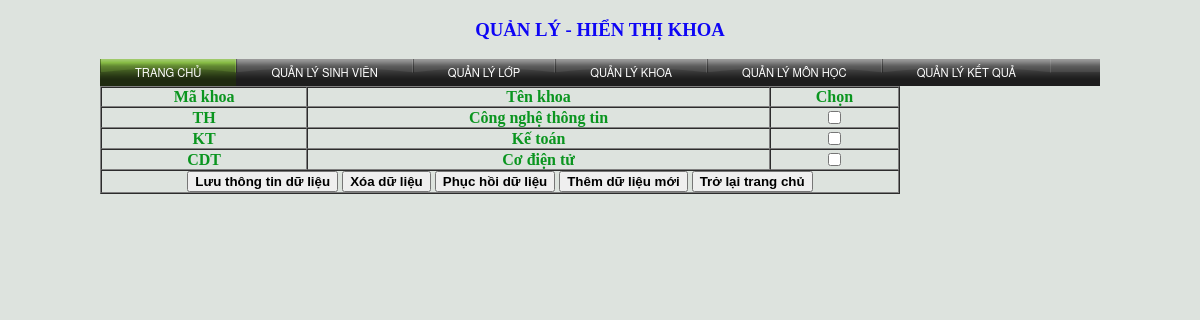
The app's page /khoa.php with its own data.
### tables this page shows
CREATE TABLE IF NOT EXISTS `khoa` (
  `p_id` double unsigned NOT NULL AUTO_INCREMENT,
  `makhoa` varchar(100) NOT NULL,
  `tenkhoa` varchar(100) NOT NULL,
  `p_check` tinyint(3) unsigned zerofill NOT NULL,
  `p_del` tinyint(3) unsigned zerofill NOT NULL,
  PRIMARY KEY (`p_id`)
);

### khoa.php (the view, shortened to what this page needs)
<?php
$sql=mysql_query("select * from khoa");
?>
<!DOCTYPE html PUBLIC "-//W3C//DTD XHTML 1.0 Transitional//EN" "http://www.w3.org/TR/xhtml1/DTD/xhtml1-transitional.dtd">
<html xmlns="http://www.w3.org/1999/xhtml">
<head>
<link href="css/styless.css" rel="stylesheet" type="text/css">
</head>
<body>
<h3> QUẢN LÝ - HIỂN THỊ KHOA</h3>
<div id='cssmenu'>
<ul>
   <li class='active '><a href='index.php'><span>Trang chủ</span></a></li>
   <li><a href='sinhvien.php'><span>Quản lý sinh viên</span></a></li>
   <li><a href='lop.php'><span>Quản lý lớp</span></a></li>
   <li><a href='khoa.php'><span>Quản lý khoa</span></a></li>
   <li><a href='monhoc.php'><span>Quản lý môn học</span></a></li>
   <li><a href='ketqua.php'><span>Quản lý kết quả</span></a></li>
</ul>
</div>
<form method="post" action="khoa.php">
	<table border="1" cellpadding="0" cellspacing="0" width="800">
    	<tr>
        	<td>Mã khoa</td>
            <td>Tên khoa</td>
            <td>Chọn</td>
     	</tr>
        <?php
        if($sql){
	if(mysql_num_rows($sql)>0){
		while($row=mysql_fetch_assoc($sql))
		{
			if($row['p_del']==0){
			echo '<tr>';
			echo '<td>'.$row['makhoa'].'</td>';
			echo '<td>'.$row['tenkhoa'].'</td>';
			echo '<td><input type="checkbox" name="check[]" value="'.$row['p_id'].'"></td>';
			echo '</tr>';
			}
		}
	}
}
?>
	<tr>
    	<td colspan="8">
        <div id="tt">
        	<input type="submit" name="update" value="Lưu thông tin dữ liệu" />
            <input type="submit" name="delete" value="Xóa dữ liệu" />
            <input type="submit" name="undel" value="Phục hồi dữ liệu" />
            <input type="submit" name="new" value="Thêm dữ liệu mới" />
             <input type="submit" name="index" value="Trở lại trang chủ" />
    </tr>
	</table>
</form>
</body>
</html>

### css/styless.css (style rules this page uses)
body { margin: auto; width:1000px; background: #dde3de; text-align: center; }
body tr { color: #0a951f; font-weight:bold; }
body h3 { color: #0E05F5; }
#tt input { font-weight:bold; }
#cssmenu { width: 100%; height: 27px; margin: 0; padding: 0; background: #000000 url(../images/bg-bubplastic.gif) top left repeat-x; }
#cssmenu ul { list-style: none; margin: 0; padding: 0; }
#cssmenu ul li { float: left; margin: 0; padding: 0; background: transparent url(../images/bg-bubplastic-button.gif) top left no-repeat; }
#cssmenu ul li a { display: block; height: 27px; padding-left: 35px; float: left; text-transform: uppercase; font-family: 'Helvetica Neue',helvetica,'microsoft sans serif',arial,sans-serif; font-size: 70%; color: #FFFFFF; text-decoration: none; }
#cssmenu ul li a span { display: block; float: left; height: 22px; padding-top: 5px; padding-right: 35px; background: transparent url(../images/bg-bubplastic-button.gif) top right no-repeat; cursor: pointer; }
#cssmenu ul li a:hover, #cssmenu ul li.active a { background: transparent url(../images/bg-bubplastic-h-lime.gif) top left no-repeat; }
#cssmenu ul li a:hover span, #cssmenu ul li.active a span { background: transparent url(../images/bg-bubplastic-h-lime.gif) top right no-repeat; }

### records on screen
khoa: makhoa "TH", tenkhoa "Công nghệ thông tin"
khoa: makhoa "KT", tenkhoa "Kế toán"
khoa: makhoa "CDT", tenkhoa "Cơ điện tử"
